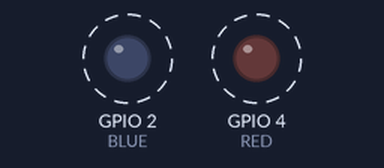
Simulated run of this sketch. Board: ESP32. Shown: output pins drawn as LEDs (lit = HIGH). Dashed ring = blinking.

Above: at 0.2 s.
Timing chart, 0 to 3.0 s (numbered marks = the images above):
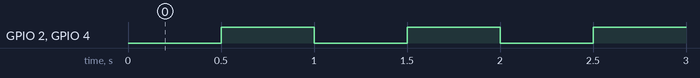

Measured:
- by itself, GPIO 2 (BLUE), GPIO 4 (RED): alternates HIGH for 0.50 s and LOW for 0.50 s

The sketch:

evntgroup.ino
```cpp
#define      RED     4
#define      BLUE    2

EventGroupHandle_t  xEventGroup;

#define TASK1_BIT (1UL<<0UL)//setting bit0 in event group to 1
#define TASK2_BIT (1UL<<1UL)

void setup()
{
  Serial.begin(115200);
  pinMode(RED,OUTPUT);
  pinMode(BLUE,OUTPUT);

  xEventGroup =  xEventGroupCreate();

  xTaskCreate(EventBitSettingTask, "Bit Setter",1000,NULL,1,NULL );
  xTaskCreate(EventBitReadingTask, "Bit Reader",1000,NULL,1,NULL);
}


void EventBitSettingTask(void *pvParameters)
{
  const TickType_t xDelay500ms  = pdMS_TO_TICKS(500);
  while(1)
  {
    xEventGroupSetBits(xEventGroup,TASK1_BIT);
    vTaskDelay(xDelay500ms);
    xEventGroupSetBits(xEventGroup,TASK2_BIT);
  }

}

void EventBitReadingTask(void *pvParameters)
{
  const EventBits_t xBitsToWaitFor = (TASK1_BIT |TASK2_BIT);
  EventBits_t xEventGroupValue;

  while(1)
  {
   xEventGroupValue = xEventGroupWaitBits(xEventGroup,
                                    xBitsToWaitFor,
                                    pdTRUE,
                                    pdTRUE,
                                    portMAX_DELAY
                                   );
  if((xEventGroupValue & TASK1_BIT) !=0)
  {
     digitalWrite(RED,digitalRead(RED)^1);
  }

  if((xEventGroupValue & TASK2_BIT)!=0)
  {
    digitalWrite(BLUE,digitalRead(BLUE)^1);
  }
}
}
void loop(){}
```
